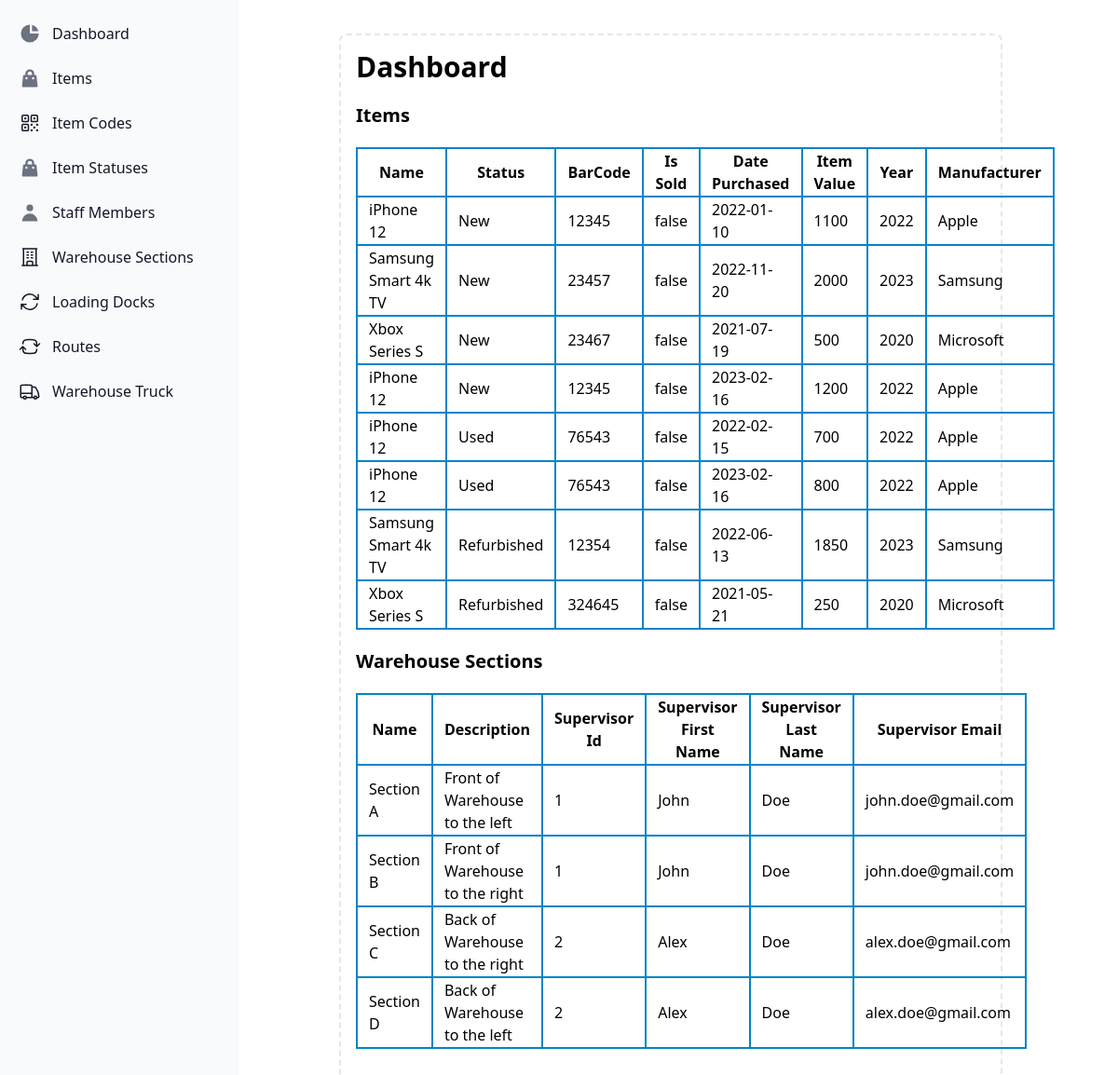
The page / on the database its author committed.
### tables this page shows
CREATE TABLE Item (
    id int NOT NULL AUTO_INCREMENT,
    itemCode int,
    itemStatus int,
    itemValue int,
    datePurchased date,
    warehouseSection int,
    barcode int,
    isSold varchar(255),
    PRIMARY KEY (id),
    FOREIGN KEY (itemStatus) REFERENCES ItemStatus(id),
    FOREIGN KEY (itemCode) REFERENCES ItemCode(id),
    FOREIGN KEY (warehouseSection) REFERENCES WarehouseSection(id)
);

CREATE TABLE ItemCode (
    id int NOT NULL AUTO_INCREMENT,
    name varchar(255),
    year int,
    manufacturer varchar(255),
    PRIMARY KEY (id)
);

CREATE TABLE ItemStatus (
    id int NOT NULL AUTO_INCREMENT,
    status varchar(255),
    PRIMARY KEY (id)
);

CREATE TABLE WarehouseSection (
    id int NOT NULL AUTO_INCREMENT,
    name varchar(255),
    supervisorId int,
    description varchar(255),
    PRIMARY KEY (id),
    FOREIGN KEY (supervisorId) REFERENCES Staff(id)
);

CREATE TABLE Staff (
    id int NOT NULL AUTO_INCREMENT,
    firstName varchar(255),
    lastName varchar(255),
    position varchar(255),
    salary int,
    street varchar(255),
    city varchar(255),
    postCode varchar(255),
    emailAddress varchar(255),
    phoneNumber int,
    dateHired date,
    PRIMARY KEY (id)
);

### index.php (called while the page is built, shortened)
<?php
include('layout.php');

### components/item_table.php (the view)
<?php
$query = "SELECT *, c.name as itemCodeName, w.name as warehouseSectionName FROM item i, itemCode c, itemStatus s, warehouseSection w
where i.itemCode = c.id and i.itemStatus = s.id and i.warehouseSection = w.id;";
$results = $conn->query($query);
echo "<table class='my-5 border-collapse table-auto border-spacing-2 border border-slate-500'>";
echo "<tr>";
echo "<th class='px-3 border-sky-600 border-2 rounded'>Name</th>";
echo "<th class='px-3 border-sky-600 border-2 rounded'>Status</th>";
echo "<th class='px-3 border-sky-600 border-2 rounded'>BarCode</th>";
echo "<th class='px-3 border-sky-600 border-2 rounded'>Is Sold</th>";
echo "<th class='px-3 border-sky-600 border-2 rounded'>Date Purchased</th>";
echo "<th class='px-3 border-sky-600 border-2 rounded'>Item Value</th>";
echo "<th class='px-3 border-sky-600 border-2 rounded'>Year</th>";
echo "<th class='px-3 border-sky-600 border-2 rounded'>Manufacturer</th>";
echo "</tr>";
while ($row = $results->fetch_assoc()) {
    echo "<tr>";
    echo "<td class='px-3 border-sky-600 border-2 rounded'>" . $row['itemCodeName'] . "</td>";
    echo "<td class='px-3 border-sky-600 border-2 rounded'>" . $row['status'] . "</td>";
    echo "<td class='px-3 border-sky-600 border-2 rounded'>" . $row['barcode'] . "</td>";
    echo "<td class='px-3 border-sky-600 border-2 rounded'>" . (boolval(0) ? 'true' : 'false') . "</td>";
    echo "<td class='px-3 border-sky-600 border-2 rounded'>" . $row['datePurchased'] . "</td>";
    echo "<td class='px-3 border-sky-600 border-2 rounded'>" . $row['itemValue'] . "</td>";
    echo "<td class='px-3 border-sky-600 border-2 rounded'>" . $row['year'] . "</td>";
    echo "<td class='px-3 border-sky-600 border-2 rounded'>" . $row['manufacturer'] . "</td>";
    echo "</tr>";
}
echo "</table>";
?>

### layout.php (shortened to what this page needs)
<!DOCTYPE html>
<html>
<head>
    <script src="https://cdn.tailwindcss.com"></script>
    <link rel="stylesheet" href="style/style.css">
</head>
<body class="container mx-auto my-5 px-5">
<aside id="default-sidebar" class="fixed top-0 left-0 z-40 w-64 h-screen transition-transform -translate-x-full sm:translate-x-0" aria-label="Sidebar">
    <div class="h-full px-3 py-4 overflow-y-auto bg-gray-50 dark:bg-gray-800">
        <ul class="space-y-2">
            <li>
                <a href="/database-driven-website/index.php" class="flex items-center p-2 text-base font-normal text-gray-900 rounded-lg dark:text-white hover:bg-gray-100 dark:hover:bg-gray-700">
                    <span class="ml-3">Dashboard</span>
                </a>
            </li>
            <li>
                <a href="/database-driven-website/pages/item.php" class="flex items-center p-2 text-base font-normal text-gray-900 rounded-lg dark:text-white hover:bg-gray-100 dark:hover:bg-gray-700">
                    <span class="flex-1 ml-3 whitespace-nowrap">Items</span>
                </a>
            </li>
            <li>
                <a href="/database-driven-website/pages/item_code.php" class="flex items-center p-2 text-base font-normal text-gray-900 rounded-lg dark:text-white hover:bg-gray-100 dark:hover:bg-gray-700">
                    <span class="flex-1 ml-3 whitespace-nowrap">Item Codes</span>
                </a>
            </li>
            <li>
                <a href="/database-driven-website/pages/item_status.php" class="flex items-center p-2 text-base font-normal text-gray-900 rounded-lg dark:text-white hover:bg-gray-100 dark:hover:bg-gray-700">
                    <span class="flex-1 ml-3 whitespace-nowrap">Item Statuses</span>
                </a>
            </li>
            <li>
                <a href="/database-driven-website/pages/staff.php" class="flex items-center p-2 text-base font-normal text-gray-900 rounded-lg dark:text-white hover:bg-gray-100 dark:hover:bg-gray-700">
                    <span class="flex-1 ml-3 whitespace-nowrap">Staff Members</span>
                </a>
            </li>
            <li>
                <a href="/database-driven-website/pages/warehouse_section.php" class="flex items-center p-2 text-base font-normal text-gray-900 rounded-lg dark:text-white hover:bg-gray-100 dark:hover:bg-gray-700">
                    <span class="flex-1 ml-3 whitespace-nowrap">Warehouse Sections</span>
                </a>
            </li>
            <li>
                <a href="/database-driven-website/pages/loading_dock.php" class="flex items-center p-2 text-base font-normal text-gray-900 rounded-lg dark:text-white hover:bg-gray-100 dark:hover:bg-gray-700">
                    <span class="flex-1 ml-3 whitespace-nowrap">Loading Docks</span>
                </a>
            </li>
            <li>
                <a href="/database-driven-website/pages/route.php" class="flex items-center p-2 text-base font-normal text-gray-900 rounded-lg dark:text-white hover:bg-gray-100 dark:hover:bg-gray-700">
                    <span class="flex-1 ml-3 whitespace-nowrap">Routes</span>
                </a>
            </li>
            <li>
                <a href="/database-driven-website/pages/warehouse_truck.php" class="flex items-center p-2 text-base font-normal text-gray-900 rounded-lg dark:text-white hover:bg-gray-100 dark:hover:bg-gray-700">
                    <span class="flex-1 ml-3 whitespace-nowrap">Warehouse Truck</span>
                </a>
            </li>
        </ul>
    </div>
</aside>
<div class="p-4 sm:ml-60">
    <div class="p-4 border-2 border-gray-200 border-dashed rounded-lg dark:border-gray-700">
        <?php include($childView); ?>
    </div>
</div>
</body>
</html>

### views/_index.php
<h1 class="text-3xl font-bold">Dashboard</h1>
<h2 class="text-xl font-bold mt-5">Items</h2>
<?php
include 'components/item_table.php';
?>
<h2 class="text-xl font-bold mt-5">Warehouse Sections</h2>
<?php
include 'components/warehouse_section_table.php';
?>

### components/warehouse_section_table.php
<?php
$query = "SELECT * FROM `warehousesection` ws, staff s
where ws.supervisorId = s.id;";
$results = $conn->query($query);
echo "<table class='my-5 border-collapse table-auto border-spacing-2 border border-slate-500'>";
echo "<tr>";
echo "<th class='px-3 border-sky-600 border-2 rounded'>Name</th>";
echo "<th class='px-3 border-sky-600 border-2 rounded'>Description</th>";
echo "<th class='px-3 border-sky-600 border-2 rounded'>Supervisor Id</th>";
echo "<th class='px-3 border-sky-600 border-2 rounded'>Supervisor First Name</th>";
echo "<th class='px-3 border-sky-600 border-2 rounded'>Supervisor Last Name</th>";
echo "<th class='px-3 border-sky-600 border-2 rounded'>Supervisor Email</th>";
echo "</tr>";
while ($row = $results->fetch_assoc()) {
    echo "<tr>";
    echo "<td class='px-3 border-sky-600 border-2 rounded'>" . $row['name'] . "</td>";
    echo "<td class='px-3 border-sky-600 border-2 rounded'>" . $row['description'] . "</td>";
    echo "<td class='px-3 border-sky-600 border-2 rounded'>" . $row['supervisorId'] . "</td>";
    echo "<td class='px-3 border-sky-600 border-2 rounded'>" . $row['firstName'] . "</td>";
    echo "<td class='px-3 border-sky-600 border-2 rounded'>" . $row['lastName'] . "</td>";
    echo "<td class='px-3 border-sky-600 border-2 rounded'>" . $row['emailAddress'] . "</td>";
    echo "</tr>";
}
echo "</table>";
?>

### rows shown on the page
item: itemCode.name "iPhone 12", itemStatus.status "New", barcode "12345", datePurchased "2022-01-10", itemValue "1100", itemCode.year "2022", itemCode.manufacturer "Apple"
item: itemCode.name "Samsung Smart 4k TV", itemStatus.status "New", barcode "23457", datePurchased "2022-11-20", itemValue "2000", itemCode.year "2023", itemCode.manufacturer "Samsung"
item: itemCode.name "Xbox Series S", itemStatus.status "New", barcode "23467", datePurchased "2021-07-19", itemValue "500", itemCode.year "2020", itemCode.manufacturer "Microsoft"
item: itemCode.name "iPhone 12", itemStatus.status "New", barcode "12345", datePurchased "2023-02-16", itemValue "1200", itemCode.year "2022", itemCode.manufacturer "Apple"
item: itemCode.name "iPhone 12", itemStatus.status "Used", barcode "76543", datePurchased "2022-02-15", itemValue "700", itemCode.year "2022", itemCode.manufacturer "Apple"
item: itemCode.name "iPhone 12", itemStatus.status "Used", barcode "76543", datePurchased "2023-02-16", itemValue "800", itemCode.year "2022", itemCode.manufacturer "Apple"
item: itemCode.name "Samsung Smart 4k TV", itemStatus.status "Refurbished", barcode "12354", datePurchased "2022-06-13", itemValue "1850", itemCode.year "2023", itemCode.manufacturer "Samsung"
item: itemCode.name "Xbox Series S", itemStatus.status "Refurbished", barcode "324645", datePurchased "2021-05-21", itemValue "250", itemCode.year "2020", itemCode.manufacturer "Microsoft"
warehousesection: name "Section A", description "Front of Warehouse to the left", supervisorId "1", supervisorId.firstName "John", supervisorId.lastName "Doe", supervisorId.emailAddress "john.doe@gmail.com"
warehousesection: name "Section B", description "Front of Warehouse to the right", supervisorId "1", supervisorId.firstName "John", supervisorId.lastName "Doe", supervisorId.emailAddress "john.doe@gmail.com"
warehousesection: name "Section C", description "Back of Warehouse to the right", supervisorId "2", supervisorId.firstName "Alex", supervisorId.lastName "Doe", supervisorId.emailAddress "alex.doe@gmail.com"
warehousesection: name "Section D", description "Back of Warehouse to the left", supervisorId "2", supervisorId.firstName "Alex", supervisorId.lastName "Doe", supervisorId.emailAddress "alex.doe@gmail.com"
